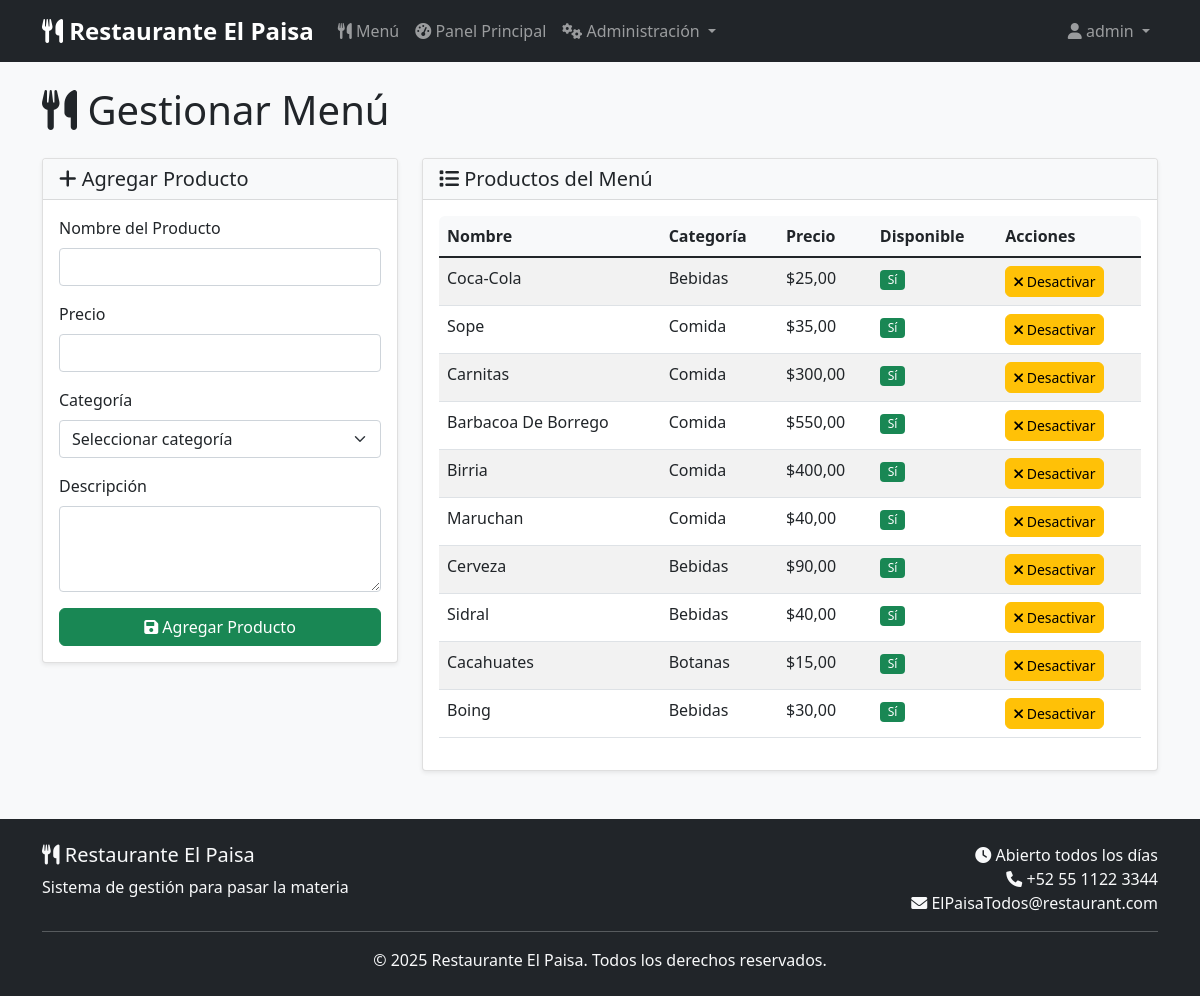
/administrador/gestionar-menu/ (signed in), run on the app's committed database.
### core/models.py (models this page shows, shortened)
class Usuario(AbstractUser):
    ROLES = (
        ('cliente', 'Cliente'),
        ('personal', 'Personal'),
        ('admin', 'Administrador'),
    )
    rol = models.CharField(max_length=10, choices=ROLES, default='cliente')
    telefono = models.CharField(max_length=15, blank=True, null=True)
    direccion = models.TextField(blank=True, null=True)

class Menu(models.Model):
    categoria = models.ForeignKey(Categoria, on_delete=models.CASCADE)
    nombre = models.CharField(max_length=100)
    descripcion = models.TextField(blank=True)
    precio = models.DecimalField(max_digits=8, decimal_places=2)
    disponible = models.BooleanField(default=True)
    imagen = models.ImageField(upload_to='menu/', blank=True, null=True)
    restaurante = models.ForeignKey(Restaurante, on_delete=models.CASCADE)

class Categoria(models.Model):
    nombre = models.CharField(max_length=50)
    descripcion = models.TextField(blank=True)
    tipo = models.CharField(max_length=10, choices=[('comida', 'Comida'), ('bebida', 'Bebida')])

### core/views.py (the view, shortened to what this page needs)
# urls.py: path('administrador/gestionar-menu/', views.gestionar_menu, name='gestionar_menu'),
@login_required
@user_passes_test(es_admin)
def gestionar_menu(request):
    categorias = Categoria.objects.all()
    productos = Menu.objects.all()
    context = {
        'categorias': categorias,
        'productos': productos,
    }
    return render(request, 'core/gestionar_menu.html', context)

### core/views.py (called while the page is built)
def es_admin(user):
    return user.is_authenticated and user.rol == 'admin'

### core/templates/core/gestionar_menu.html (shortened to what this page needs)
{% extends 'core/base.html' %}
{% block content %}
<div class="row">
    <div class="col-12">
        <h1 class="mb-4">
            <i class="fas fa-utensils"></i> Gestionar Menú
        </h1>
    </div>
</div>
<div class="row">
    <div class="col-md-4">
        <div class="card">
            <div class="card-header">
                <h5 class="card-title mb-0">
                    <i class="fas fa-plus"></i> Agregar Producto
                </h5>
            </div>
            <div class="card-body">
                <form method="post">
                    <div class="mb-3">
                        <label class="form-label">Nombre del Producto</label>
                        <input type="text" name="nombre" class="form-control" required>
                    </div>
                    <div class="mb-3">
                        <label class="form-label">Precio</label>
                        <input type="number" name="precio" class="form-control" step="0.01" min="0" required>
                    </div>
                    <div class="mb-3">
                        <label class="form-label">Categoría</label>
                        <select name="categoria" class="form-select" required>
                            <option value="">Seleccionar categoría</option>
                        </select>
                    </div>
                    <div class="mb-3">
                        <label class="form-label">Descripción</label>
                        <textarea name="descripcion" class="form-control" rows="3"></textarea>
                    </div>
                    <button type="submit" class="btn btn-success w-100">
                        <i class="fas fa-save"></i> Agregar Producto
                    </button>
                </form>
            </div>
        </div>
    </div>
    <div class="col-md-8">
        <div class="card">
            <div class="card-header">
                <h5 class="card-title mb-0">
                    <i class="fas fa-list"></i> Productos del Menú
                </h5>
            </div>
            <div class="card-body">
                {% if productos %}
                <div class="table-responsive">
                    <table class="table table-striped">
                        <thead>
                            <tr>
                                <th>Nombre</th>
                                <th>Categoría</th>
                                <th>Precio</th>
                                <th>Disponible</th>
                                <th>Acciones</th>
                            </tr>
                        </thead>
                        <tbody>
                            {% for producto in productos %}
                            <tr>
                                <td>{{ producto.nombre }}</td>
                                <td>{{ producto.categoria.nombre }}</td>
                                <td>${{ producto.precio }}</td>
                                <td>
                                    {% if producto.disponible %}
                                    <span class="badge bg-success">Sí</span>
                                    {% else %}
                                    <span class="badge bg-danger">No</span>
                                    {% endif %}
                                </td>
                                <td>
                                    <form method="post" class="d-inline">
                                        <button type="submit" class="btn btn-sm {% if producto.disponible %}btn-warning{% else %}btn-success{% endif %}">
                                            {% if producto.disponible %}
                                            <i class="fas fa-times"></i> Desactivar
                                            {% else %}
                                            <i class="fas fa-check"></i> Activar
                                            {% endif %}
                                        </button>
                                    </form>
                                </td>
                            </tr>
                            {% endfor %}
                        </tbody>
                    </table>
                </div>
                {% else %}
                <div class="alert alert-info">
                    <i class="fas fa-info-circle"></i> No hay productos en el menú.
                </div>
                {% endif %}
            </div>
        </div>
    </div>
</div>
{% endblock %}

### core/templates/core/base.html (shortened to what this page needs)
<!DOCTYPE html>
<html lang="es">
<head>
    <link href="https://cdn.jsdelivr.net/npm/bootstrap@5.1.3/dist/css/bootstrap.min.css" rel="stylesheet">
    <link href="https://cdnjs.cloudflare.com/ajax/libs/font-awesome/6.0.0/css/all.min.css" rel="stylesheet">
    <link href="/static/core/css/style.css" rel="stylesheet">
</head>
<body>
    <nav class="navbar navbar-expand-lg navbar-dark bg-dark">
        <div class="container">
            <a class="navbar-brand" href="{% url 'index' %}">
                <i class="fas fa-utensils"></i> Restaurante El Paisa
            </a>
            <div class="collapse navbar-collapse" id="navbarNav">
                <ul class="navbar-nav me-auto">
                    <li class="nav-item">
                        <a class="nav-link" href="{% url 'menu' %}">
                            <i class="fas fa-utensils"></i> Menú
                        </a>
                    </li>
                    {% if user.is_authenticated %}
                        <li class="nav-item">
                            <a class="nav-link" href="{% url 'dashboard' %}">
                                <i class="fas fa-tachometer-alt"></i> Panel Principal
                            </a>
                        </li>
                        {% if user.rol == 'admin' or user.is_superuser %}
                            <li class="nav-item dropdown">
                                <a class="nav-link dropdown-toggle" href="#" id="adminDropdown" role="button" data-bs-toggle="dropdown">
                                    <i class="fas fa-cogs"></i> Administración
                                </a>
                            </li>
                        {% endif %}
                    {% endif %}
                </ul>
                <ul class="navbar-nav">
                    {% if user.is_authenticated %}
                        <li class="nav-item dropdown">
                            <a class="nav-link dropdown-toggle" href="#" id="userDropdown" role="button" data-bs-toggle="dropdown">
                                <i class="fas fa-user"></i> {{ user.username }}
                            </a>
                        </li>
                    {% endif %}
                </ul>
            </div>
        </div>
    </nav>
    <main class="container mt-4">
        {% block content %}
        {% endblock %}
    </main>
    <footer class="bg-dark text-light mt-5 py-4">
        <div class="container">
            <div class="row">
                <div class="col-md-6">
                    <h5><i class="fas fa-utensils"></i> Restaurante El Paisa</h5>
                    <p class="mb-0">Sistema de gestión para pasar la materia</p>
                </div>
                <div class="col-md-6 text-md-end">
                    <p class="mb-0">
                        <i class="fas fa-clock"></i> Abierto todos los días<br>
                        <i class="fas fa-phone"></i> +52 55 1122  3344<br>
                        <i class="fas fa-envelope"></i> ElPaisaTodos@restaurant.com
                    </p>
                </div>
            </div>
            <hr class="my-3">
            <div class="text-center">
                <p class="mb-0">&copy; 2025 Restaurante El Paisa. Todos los derechos reservados.</p>
            </div>
        </div>
    </footer>
</body>
</html>

### core/static/core/css/style.css (style rules this page uses)
body { font-family: 'Segoe UI', Tahoma, Geneva, Verdana, sans-serif; background-color: #f8f9fa; min-height: 100vh; display: flex; flex-direction: column; }
main { flex: 1; }
.navbar-brand { font-weight: bold; font-size: 1.5rem; }
.navbar-nav .nav-link { font-weight: 500; padding: 0.5rem 1rem; border-radius: 0.375rem; transition: all 0.3s ease; }
.card { box-shadow: 0 0.125rem 0.25rem rgba(0, 0, 0, 0.075); border: 1px solid rgba(0, 0, 0, 0.125); transition: all 0.3s ease; }
.card-header { background-color: #f8f9fa; border-bottom: 1px solid rgba(0, 0, 0, 0.125); font-weight: 600; }
.badge { font-size: 0.75em; font-weight: 500; }
.btn { border-radius: 0.375rem; font-weight: 500; transition: all 0.3s ease; }
.table-responsive { border-radius: 0.375rem; }
.table th { font-weight: 600; background-color: #f8f9fa; }
footer { margin-top: auto; }

### data on the page
Usuario: username "admin"
Menu: nombre "Coca-Cola", categoria.nombre "Bebidas", precio "25,00", disponible "Sí"
Menu: nombre "Sope", categoria.nombre "Comida", precio "35,00", disponible "Sí"
Menu: nombre "Carnitas", categoria.nombre "Comida", precio "300,00", disponible "Sí"
Menu: nombre "Barbacoa De Borrego", categoria.nombre "Comida", precio "550,00", disponible "Sí"
Menu: nombre "Birria", categoria.nombre "Comida", precio "400,00", disponible "Sí"
Menu: nombre "Maruchan", categoria.nombre "Comida", precio "40,00", disponible "Sí"
Menu: nombre "Cerveza", categoria.nombre "Bebidas", precio "90,00", disponible "Sí"
Menu: nombre "Sidral", categoria.nombre "Bebidas", precio "40,00", disponible "Sí"
Menu: nombre "Cacahuates", categoria.nombre "Botanas", precio "15,00", disponible "Sí"
Menu: nombre "Boing", categoria.nombre "Bebidas", precio "30,00", disponible "Sí"
